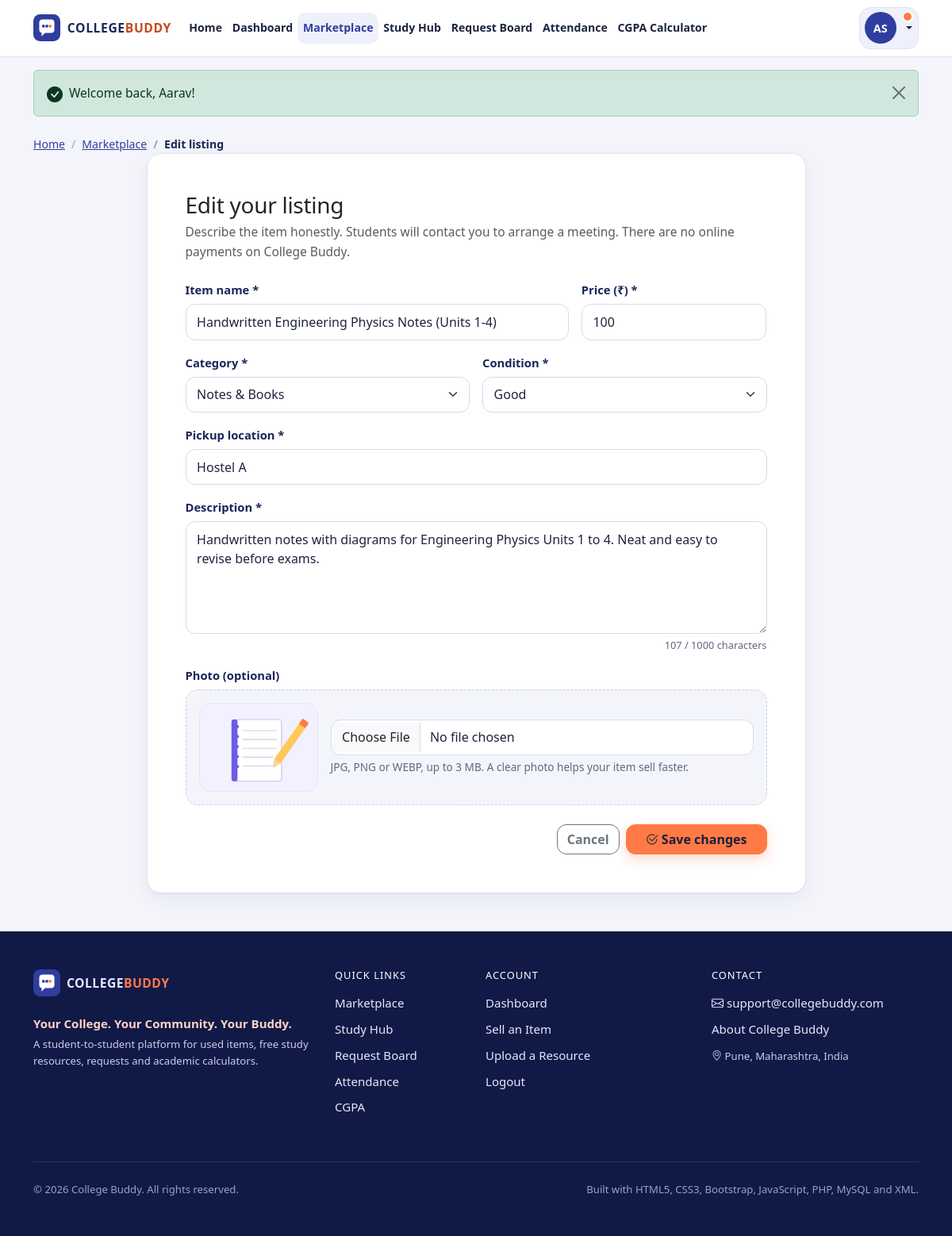
/sell.php?edit=9 (signed in), run on the app's committed database.
### tables this page shows
CREATE TABLE users (
    id          INT UNSIGNED NOT NULL AUTO_INCREMENT,           
    full_name   VARCHAR(100) NOT NULL,
    email       VARCHAR(150) NOT NULL,                          
    password    VARCHAR(255) NOT NULL,                          
    branch      VARCHAR(50)  NOT NULL,                          
    year        TINYINT UNSIGNED NOT NULL,                      
    semester    TINYINT UNSIGNED NOT NULL,                      
    role        ENUM('student', 'admin') NOT NULL DEFAULT 'student',
    created_at  TIMESTAMP NOT NULL DEFAULT CURRENT_TIMESTAMP,
    PRIMARY KEY (id),
    UNIQUE KEY uq_users_email (email),
    KEY idx_users_role (role)
);

CREATE TABLE listings (
    id              INT UNSIGNED NOT NULL AUTO_INCREMENT,
    user_id         INT UNSIGNED NOT NULL,                      
    title           VARCHAR(150) NOT NULL,
    category        VARCHAR(60)  NOT NULL,
    description     TEXT NOT NULL,
    price           DECIMAL(10, 2) NOT NULL DEFAULT 0.00,
    item_condition  ENUM('New', 'Like New', 'Good', 'Used') NOT NULL DEFAULT 'Good',
    location        VARCHAR(120) NOT NULL,
    image           VARCHAR(255) NULL DEFAULT NULL,             
    status          ENUM('Available', 'Sold') NOT NULL DEFAULT 'Available',
    created_at      TIMESTAMP NOT NULL DEFAULT CURRENT_TIMESTAMP,
    PRIMARY KEY (id),
    KEY idx_listings_user (user_id),
    KEY idx_listings_category (category),
    KEY idx_listings_status_created (status, created_at),
    CONSTRAINT fk_listings_user FOREIGN KEY (user_id) REFERENCES users (id) ON DELETE CASCADE
);

### sell.php (the view, shortened to what the rows shown need)
<?php
require_once __DIR__ . '/includes/auth.php';
require_login('Please login to sell an item.');
$me = current_user();
$editId = (int) ($_GET['edit'] ?? 0);
$listing = null;
if ($editId > 0) {
    $listing = db_select_one('SELECT * FROM listings WHERE id = ? AND user_id = ?', 'ii', [$editId, (int) $me['id']]);
}
$errors = [];
$values = [
    'title' => $listing['title'] ?? '',
    'category' => $listing['category'] ?? '',
    'description' => $listing['description'] ?? '',
    'price' => $listing ? rtrim(rtrim(number_format((float) $listing['price'], 2, '.', ''), '0'), '.') : '',
    'item_condition' => $listing['item_condition'] ?? 'Good',
    'location' => $listing['location'] ?? '',
];
$photoPreview = $newImage ?? ($listing['image'] ?? null);
require __DIR__ . '/includes/header.php';
?>
<section class="container pb-5">
    <div class="row justify-content-center">
        <div class="col-lg-9">
            <div class="card cb-card">
                <div class="card-body p-4 p-md-5">
                    <h1 class="h3 mb-1"><?= $listing ? 'Edit your listing' : 'Sell an academic item' ?></h1>
                    <form method="post" action="" enctype="multipart/form-data" novalidate data-validate>
                        <div class="row g-3">
                            <div class="col-md-8 cb-field">
                                <label class="form-label fw-semibold" for="title">Item name *</label>
                                <input type="text" class="form-control<?= invalid_class($errors, 'title') ?>" id="title" name="title" maxlength="150"
                                       value="<?= e($values['title']) ?>" placeholder="e.g. Engineering Mathematics Textbook"
                                       data-required data-min-length="3" data-max-length="150" data-label="Item name">
                            </div>
                            <div class="col-md-4 cb-field">
                                <label class="form-label fw-semibold" for="price">Price (&#8377;) *</label>
                                <input type="number" class="form-control<?= invalid_class($errors, 'price') ?>" id="price" name="price" min="0" step="0.01"
                                       value="<?= e($values['price']) ?>" placeholder="0 for free" data-required data-number data-min-value="0" data-max-value="100000" data-label="Price">
                            </div>
                            <div class="col-12 cb-field">
                                <label class="form-label fw-semibold" for="location">Pickup location *</label>
                                <input type="text" class="form-control<?= invalid_class($errors, 'location') ?>" id="location" name="location" maxlength="120"
                                       list="locationList" value="<?= e($values['location']) ?>" placeholder="e.g. Boys Hostel Gate, Library"
                                       data-required data-min-length="2" data-max-length="120" data-label="Pickup location">
                            </div>
                            <div class="col-12 cb-field">
                                <label class="form-label fw-semibold" for="description">Description *</label>
                                <textarea class="form-control<?= invalid_class($errors, 'description') ?>" id="description" name="description" rows="5" maxlength="1000"
                                          placeholder="Edition, condition details, what is included, reason for selling..."
                                          data-required data-min-length="10" data-max-length="1000" data-label="Description" data-counter="1000"><?= e($values['description']) ?></textarea>
                            </div>
                            <div class="col-12 cb-field">
                                <div class="cb-upload-box d-flex flex-column flex-md-row gap-3 align-items-md-center">
                                    <img id="imagePreview" class="cb-upload-preview" alt="Photo preview"
                                         src="<?= e(listing_image_url($photoPreview)) ?>">
                                    <div class="flex-grow-1">
                                        <input type="file" class="form-control<?= invalid_class($errors, 'image') ?>" id="image" name="image"
                                               accept=".jpg,.jpeg,.png,.webp,image/jpeg,image/png,image/webp"
                                               data-accept="jpg,jpeg,png,webp" data-max-mb="3" data-label="Photo" data-preview="#imagePreview">
                                        <div class="form-text">JPG, PNG or WEBP, up to 3 MB. A clear photo helps your item sell faster.</div>
                                    </div>
                                </div>
                            </div>
                        </div>
                    </form>
                </div>
            </div>
        </div>
    </div>
</section>
<?php require __DIR__ . '/includes/footer.php'; ?>

### includes/header.php (shortened to what the rows shown need)
<?php
$me = current_user();
$unread = $me ? unread_message_count((int) $me['id']) : 0;
?>
<!doctype html>
<html lang="en">
<head>
    <link rel="stylesheet" href="<?= href('css/vendor/bootstrap.min.css') ?>">
    <link rel="stylesheet" href="<?= href('css/vendor/bootstrap-icons.min.css') ?>">
    <link rel="stylesheet" href="<?= href('css/style.css') ?>">
</head>
<body class="cb-body d-flex flex-column min-vh-100">
<header>
    <nav class="navbar navbar-expand-xl cb-navbar sticky-top" aria-label="Main navigation">
        <div class="container">
            <div class="collapse navbar-collapse" id="cbNavMenu">
                <div class="d-flex flex-column flex-xl-row align-items-stretch align-items-xl-center gap-2 cb-nav-actions">
                    <?php if ($me): ?>
                        <div class="dropdown">
                            <button class="btn cb-user-btn dropdown-toggle w-100 d-flex align-items-center gap-2" type="button"
                                    data-bs-toggle="dropdown" aria-expanded="false">
                                <span class="cb-avatar"><?= e(initials($me['full_name'])) ?></span>
                                <?php if ($unread > 0): ?><span class="cb-dot" title="<?= $unread ?> unread messages"></span><?php endif; ?>
                            </button>
                        </div>
                    <?php else: ?>
                        <a class="btn btn-outline-primary" href="<?= href('login.php') ?>"><i class="bi bi-box-arrow-in-right"></i> Login</a>
                        <a class="btn btn-primary" href="<?= href('register.php') ?>">Register</a>
                    <?php endif; ?>
                </div>
            </div>
        </div>
    </nav>
</header>
<main id="main-content" class="flex-grow-1">

### data on the page
users: full_name "AS"
listings: title "Handwritten Engineering Physics Notes (Units 1-4)", price "100", location "Hostel A", description "Handwritten notes with diagrams for Engineering Physics Units 1 to 4. Neat and easy to revise before exams.", image (picture)

### other printed values
$label "Home"
$label "Dashboard"
$label "Marketplace"
$label "Study Hub"
$label "Request Board"
$label "Attendance"
$label "CGPA Calculator"
$flash['message'] "Welcome back, Aarav!"
$crumb[0] "Marketplace"
$crumb[0] "Edit listing"
form field category "Notes & Books"
form field item_condition "Good"
